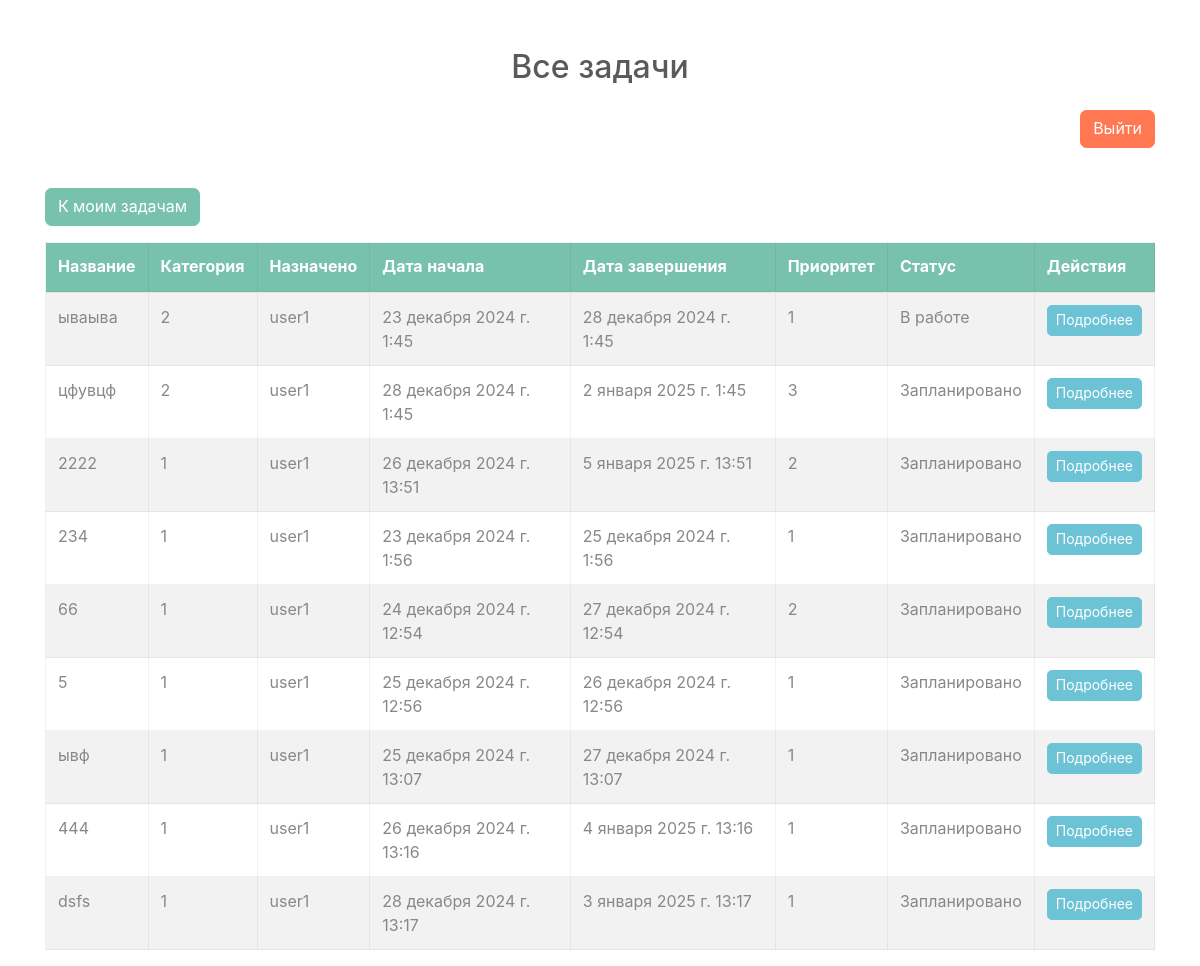
Page /tasks/all/ (signed in) on the earlier database version.
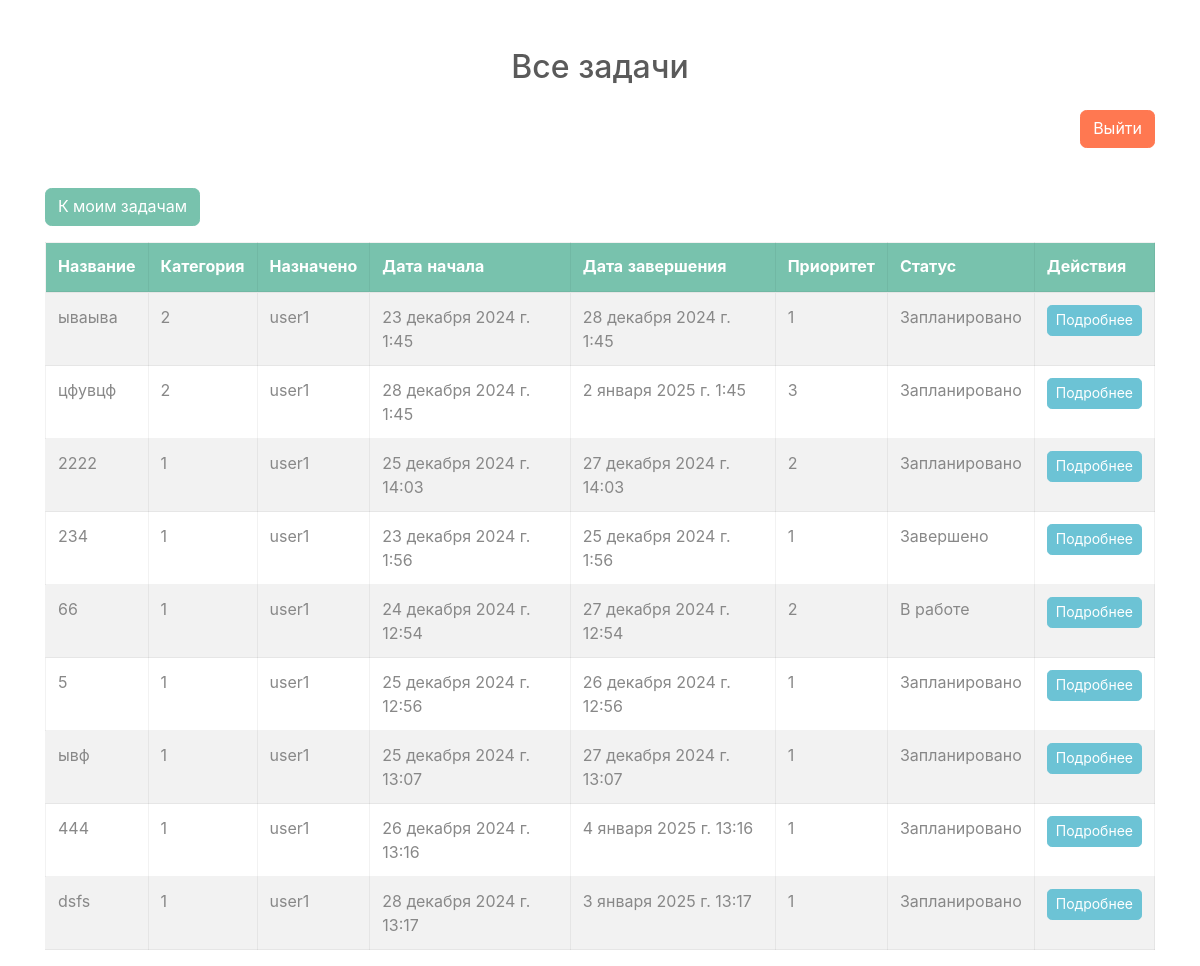
Same page on the later database version.
### task_management_system_app/models.py (models this page shows)
class Task(models.Model):
    STATUS_CHOICES = [
        ('planned', 'Запланировано'),
        ('in_progress', 'В работе'),
        ('completed', 'Завершено'),
    ]
    name = models.CharField(max_length=100)
    category = models.ForeignKey(Category, on_delete=models.CASCADE)
    assigned_to = models.ForeignKey(User, on_delete=models.CASCADE, related_name='tasks')
    start_date = models.DateTimeField()
    end_date = models.DateTimeField()
    priority = models.IntegerField(default=1)
    description = models.TextField(default='')
    is_completed = models.BooleanField(default=False)
    status = models.CharField(
        max_length=20,
        choices=STATUS_CHOICES,
        default='planned'
    )

class Category(models.Model):
    name = models.CharField(max_length=100)

### task_management_system_app/views.py (the view)
# urls.py: path('tasks/all/', views.all_tasks_list, name='all_tasks_list'),
@login_required
def all_tasks_list(request):
    tasks = Task.objects.select_related('category', 'assigned_to').all()
    return render(request, 'all_tasks_list.html', {'tasks': tasks})

### task_management_system_app/templates/all_tasks_list.html (shortened to what this page needs)
<!DOCTYPE html>
<html lang="ru">
<head>
    <link rel="stylesheet" href="https://cdn.jsdelivr.net/npm/bootswatch@4.5.2/dist/minty/bootstrap.min.css">
</head>
<body>
    <div class="container mt-5">
        <h2 class="text-center mb-4">Все задачи</h2>
        <div class="mb-3 text-right">
            <a href="{% url 'logout' %}" class="btn btn-danger ml-2">Выйти</a>
        </div>
        <br/>
        <div class="mb-3">
            <a href="{% url 'user_tasks_list' %}" class="btn btn-primary">К моим задачам</a>
        </div>
        {% if tasks %}
        <table class="table table-bordered table-striped">
            <thead class="thead-dark">
                <tr>
                    <th>Название</th>
                    <th>Категория</th>
                    <th>Назначено</th>
                    <th>Дата начала</th>
                    <th>Дата завершения</th>
                    <th>Приоритет</th>
                    <th>Статус</th>
                    <th>Действия</th>
                </tr>
            </thead>
            <tbody>
                {% for task in tasks %}
                <tr>
                    <td>{{ task.name }}</td>
                    <td>{{ task.category.name }}</td>
                    <td>{{ task.assigned_to.username }}</td>
                    <td>{{ task.start_date }}</td>
                    <td>{{ task.end_date }}</td>
                    <td>{{ task.priority }}</td>
                    <td>{{ task.get_status_display }}</td>
                    <td>
                        <button type="button" class="btn btn-info btn-sm" data-toggle="modal"
                            data-target="#taskModal_{{ task.id }}">Подробнее</button>
                    </td>
                </tr>
                {% endfor %}
            </tbody>
        </table>
        {% else %}
        <p class="text-muted">Задач пока нет.</p>
        {% endif %}
    </div>
</body>
</html>

Differences in the rows shown:
changed Task "ываыва": status "В работе" → "Запланировано"
changed Task: start_date "26 декабря 2024 г. 13:51" → "25 декабря 2024 г. 14:03"; end_date "5 января 2025 г. 13:51" → "27 декабря 2024 г. 14:03"
changed Task: status "Запланировано" → "Завершено"
changed Task: status "Запланировано" → "В работе"
